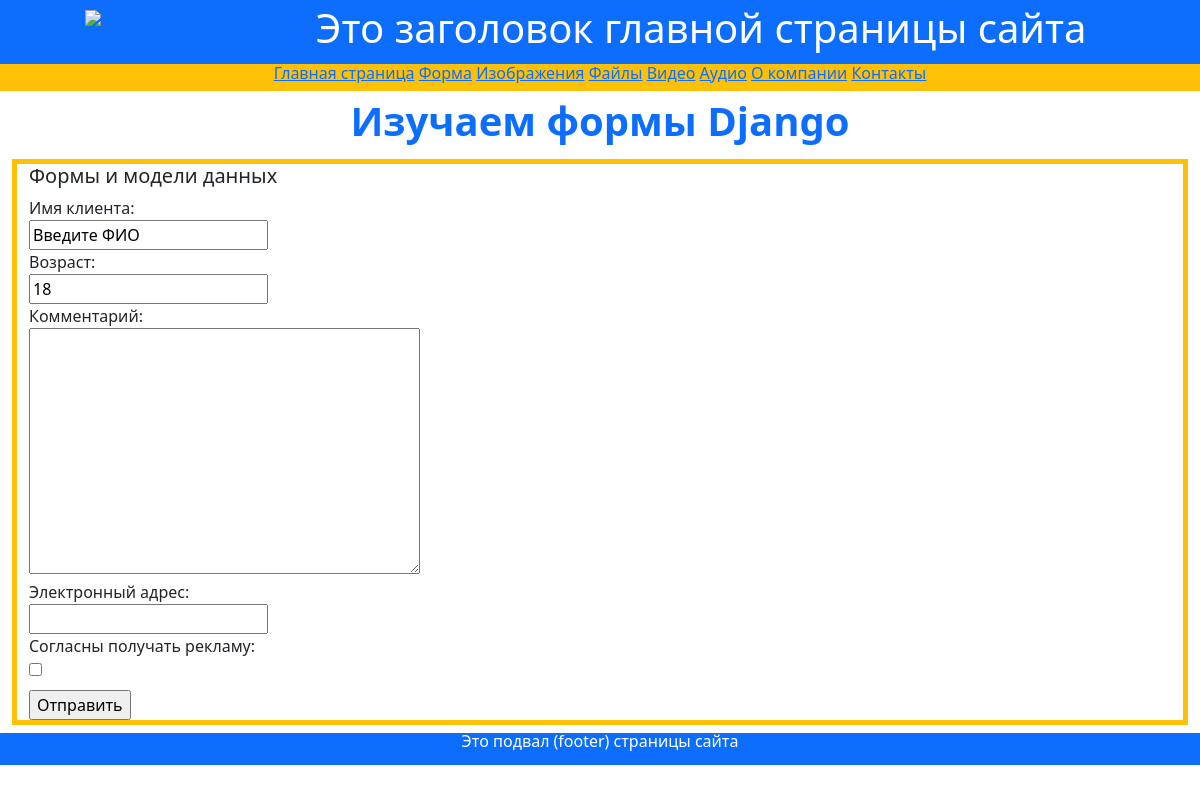
The app's page /my_form/, older data.
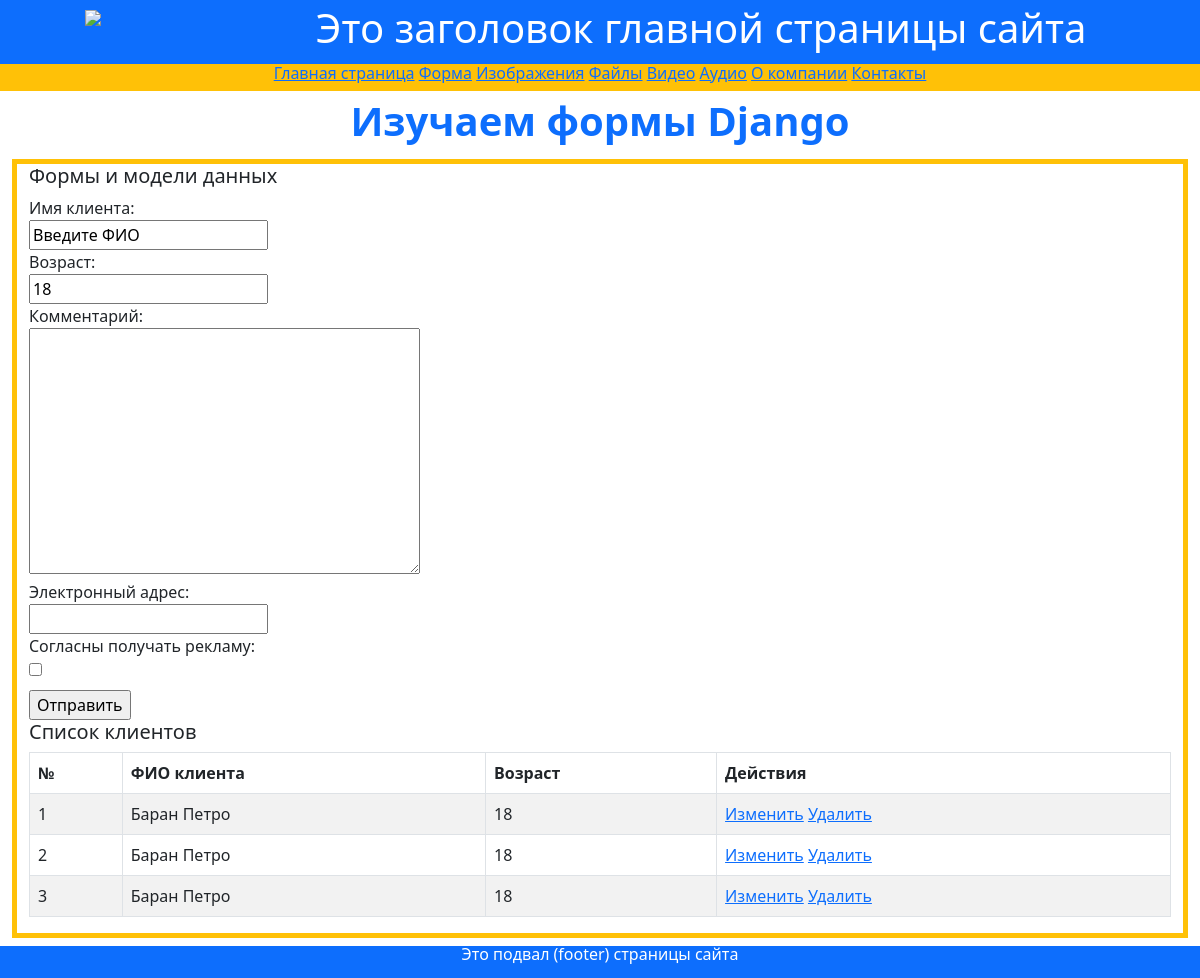
The same page, newer data.
### firstapp/models.py (models this page shows)
class Person(models.Model):
    name = models.CharField(max_length=20, verbose_name="Имя клиента")
    age = models.IntegerField(verbose_name="Boзpacт клиента")
    objects = models.Manager()  # This is the default manager - это интерфейс, через который для моделей Django предоставляютсяоперации запросов к базе данных.
    object_person = models.Manager()

### firstapp/views.py (the view)
# urls.py: path('my_form/', views.my_form, name='my_form'),
def my_form(request):
    if request.method == "POST":
        form = UserForm(request.POST)
        if form.is_valid():
            person = Person(
                name=form.cleaned_data['name'],
                age=form.cleaned_data['age']
            )
            person.save()
            return redirect('my_form')  # Redirect to a success page or another view
    else:
        form = UserForm()
    my_text = "Сведения о клиентах"
    people = Person.objects.all()
    context = {"my_text": my_text, "people": people, "form": form}
    return render(request, "firstapp/my_form.html", context)

### firstapp/forms.py
class UserForm(forms.Form):
    name = forms.CharField(label="Имя клиента", max_length=15, help_text="ФИO не более 15 символов",
                           initial="Bвeдитe ФИО")
    age = forms.IntegerField(label="Возраст", help_text="Введите возраст", initial=18)
    comment = forms.CharField(
        label="Комментарий", widget=forms.Textarea  # Назначим для поля ввода комментариев другой виджет
    )
    email = forms.EmailField(label="Электронный адрес")
    reklama = forms.BooleanField(label="Согласны получать рекламу", required=False)
    required_css_class = "field"
    error_css_class = "error"

### templates/firstapp/my_form.html (shortened to what this page needs)
{% extends "firstapp/base.html" %}
{% block header %}Изучаем формы Django{% endblock header %}
{% block content %}
<div class="container-fluid text-start my-2 border border-5 border-warning">
    <h5>Формы и модели данных</h5>
    <form method="POST">
        <div class="form-group my-2">
            {% for field in form %}
            <div>{{ field.label_tag }}</div>
            <div>{{ field }}</div>
            {% endfor %}
        </div>
        <input type="submit" value="Отправить">
    </form>
    {% if people.count > 0 %}
    <h5>Список клиентов</h5>
    <table class="table table-striped table-bordered text-start">
        <thead>
        <tr>
            <th>№</th>
            <th>ФИО клиента</th>
            <th>Возраст</th>
            <th>Действия</th>
        </tr>
        </thead>
        <tbody>
        {% for person in people %}
        <tr>
            <td>{{ person.id }}</td>
            <td>{{ person.name }}</td>
            <td>{{ person.age }}</td>
            <td>
                <a href="edit_form/{{ person.id }}">Изменить</a>
                <a href="delete/{{ person.id }}">Удалить</a>
            </td>
        </tr>
        {% endfor %}
        </tbody>
    </table>
    {% endif %}
</div>
{% endblock content %}

### templates/firstapp/base.html (shortened to what this page needs)
<!DOCTYPE html>
<html lang="en">
<head>
    {% load static %}
    <link rel="stylesheet" href="/static/css/bootstrap.min.css">
</head>
<body>
<div class="container-fluid p-1 bg-primary text-white text-center">
    <div class="row">
        <div class="col-2">
            <img src="{% static 'images/SIS.jpg' %}">
        </div>
        <div class="col-10">
            <h1>Это заголовок главной страницы сайта</h1>
        </div>
    </div>
</div>
<div class="container-fluid">
    <div class="row bg-warning text-center">
        <h6>
            <a href="{% url 'index' %}">Главная страница</a>
            <a href="{% url 'my_form' %}">Форма</a>
            <a href="{% url 'form_up_img' %}">Изображения</a>
            <a href="{% url 'form_up_pdf' %}">Файлы</a>
            <a href="{% url 'form_up_video' %}">Видео</a>
            <a href="{% url 'form_up_audio' %}">Аудио</a>
            <a href="{% url 'about' %}">О компании</a>
            <a href="{% url 'contact' %}">Контакты</a>
        </h6>
    </div>
</div>
<div class="container-fluid">
    <div class="row text-center text-primary fs-1 fw-bold">
        <div>{% block header %}{% endblock header %}</div>
    </div>
    <div class="row text-center text-body">
        <div>{% block content %}{% endblock content %}</div>
    </div>
</div>
<div class="container-fluid">
    <div class="row bg-primary text-center text-white lh-1">
        <p>Это подвал (footer) страницы сайта</p>
    </div>
</div>
</body>
</html>

Row changes from the older to the newer data that the page shows:
added Person: id "1", name "Баран Петро", age "18"
added Person: id "2", name "Баран Петро", age "18"
added Person: id "3", name "Баран Петро", age "18"
Text that changed along with them:
text now shown: "Список клиентов № ФИО клиента Возраст Действия"
